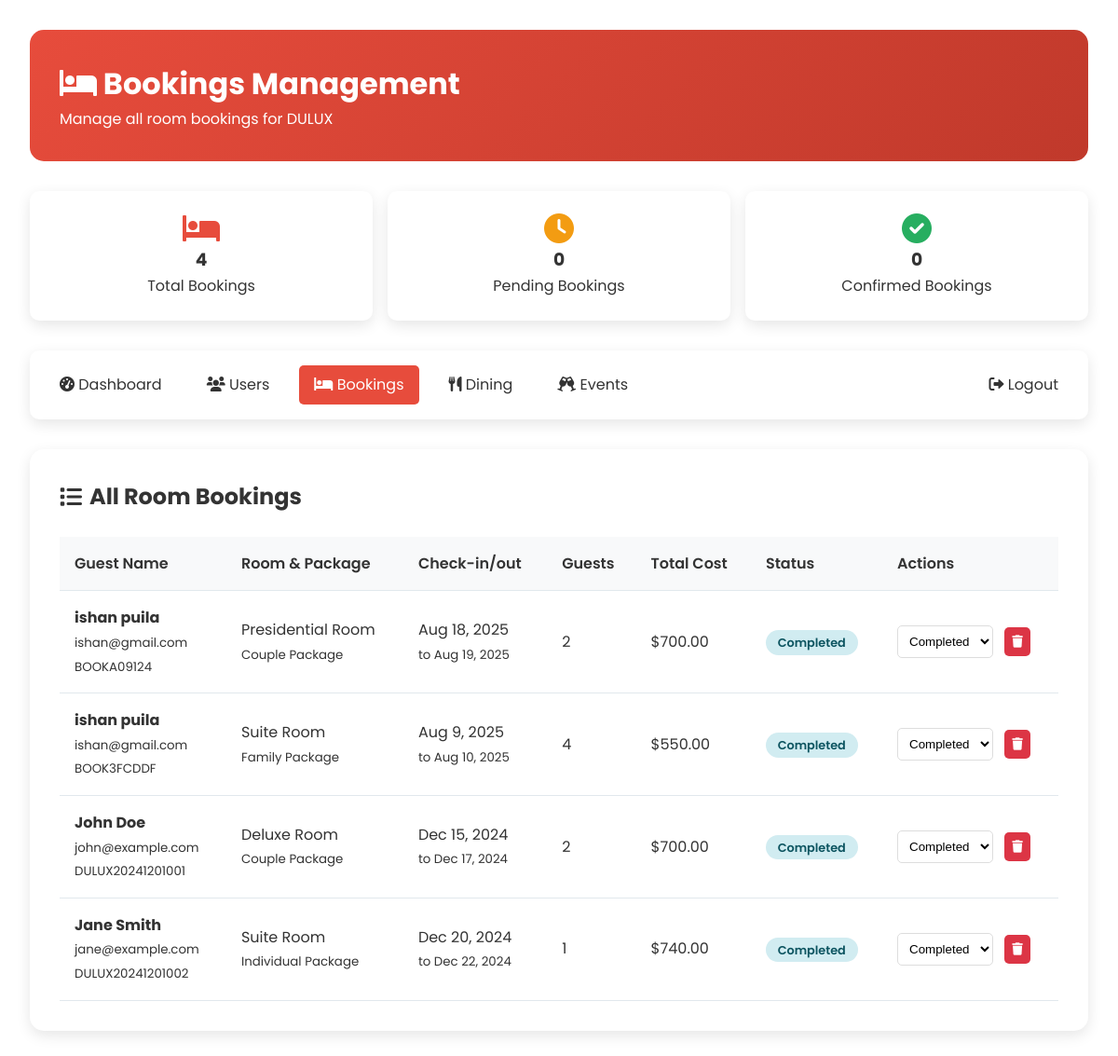
Screenshot of /admin/bookings.php (signed in) with the database file from the repository.
### tables this page shows
CREATE TABLE `room_bookings` (
  `id` int(11) NOT NULL,
  `user_id` int(11) DEFAULT NULL,
  `booking_reference` varchar(20) NOT NULL,
  `guest_name` varchar(100) NOT NULL,
  `email` varchar(100) NOT NULL,
  `phone` varchar(20) NOT NULL,
  `guests` int(11) NOT NULL,
  `check_in_date` date NOT NULL,
  `check_out_date` date NOT NULL,
  `room_type` enum('deluxe','suite','presidential') NOT NULL,
  `package_type` enum('individual','couple','family') NOT NULL,
  `amenities` text DEFAULT NULL,
  `special_requests` text DEFAULT NULL,
  `room_cost` decimal(10,2) NOT NULL,
  `package_cost` decimal(10,2) NOT NULL,
  `amenities_cost` decimal(10,2) DEFAULT 0.00,
  `total_cost` decimal(10,2) NOT NULL,
  `status` enum('pending','confirmed','cancelled','completed') DEFAULT 'pending',
  `created_at` timestamp NOT NULL DEFAULT current_timestamp(),
  `updated_at` timestamp NOT NULL DEFAULT current_timestamp() ON UPDATE current_timestamp()
);

### admin/bookings.php (the view, shortened to what this page needs)
<?php
$db = getDB();
$stmt = $db->query("SELECT * FROM room_bookings ORDER BY created_at DESC");
$bookings = $stmt->fetchAll();
$stmt = $db->query("SELECT COUNT(*) as total FROM room_bookings");
$total_bookings = $stmt->fetch()['total'];
$stmt = $db->query("SELECT COUNT(*) as total FROM room_bookings WHERE status = 'pending'");
$pending_bookings = $stmt->fetch()['total'];
$stmt = $db->query("SELECT COUNT(*) as total FROM room_bookings WHERE status = 'confirmed'");
$confirmed_bookings = $stmt->fetch()['total'];
?>
<!DOCTYPE html>
<html lang="en">
<head>
    <link rel="stylesheet" href="../css/style.css">
    <link rel="stylesheet" href="https://cdnjs.cloudflare.com/ajax/libs/font-awesome/6.0.0/css/all.min.css">
</head>
<body>
    <div class="admin-container">
        <div class="admin-header">
            <h1><i class="fas fa-bed"></i> Bookings Management</h1>
            <p>Manage all room bookings for DULUX</p>
        </div>
        <div class="stats-grid">
            <div class="stat-card">
                <i class="fas fa-bed" style="font-size: 2rem; color: #e74c3c;"></i>
                <h3><?php echo $total_bookings; ?></h3>
                <p>Total Bookings</p>
            </div>
            <div class="stat-card">
                <i class="fas fa-clock" style="font-size: 2rem; color: #f39c12;"></i>
                <h3><?php echo $pending_bookings; ?></h3>
                <p>Pending Bookings</p>
            </div>
            <div class="stat-card">
                <i class="fas fa-check-circle" style="font-size: 2rem; color: #27ae60;"></i>
                <h3><?php echo $confirmed_bookings; ?></h3>
                <p>Confirmed Bookings</p>
            </div>
        </div>
        <div class="admin-nav">
            <a href="dashboard.php"><i class="fas fa-tachometer-alt"></i> Dashboard</a>
            <a href="users.php"><i class="fas fa-users"></i> Users</a>
            <a href="bookings.php" class="active"><i class="fas fa-bed"></i> Bookings</a>
            <a href="dining.php"><i class="fas fa-utensils"></i> Dining</a>
            <a href="events.php"><i class="fas fa-glass-cheers"></i> Events</a>
            <a href="../logout.php" style="margin-left: auto;"><i class="fas fa-sign-out-alt"></i> Logout</a>
        </div>
        <div class="section">
            <h2><i class="fas fa-list"></i> All Room Bookings</h2>
            <table class="bookings-table">
                <thead>
                    <tr>
                        <th>Guest Name</th>
                        <th>Room & Package</th>
                        <th>Check-in/out</th>
                        <th>Guests</th>
                        <th>Total Cost</th>
                        <th>Status</th>
                        <th>Actions</th>
                    </tr>
                </thead>
                <tbody>
                    <?php foreach ($bookings as $booking): ?>
                        <tr>
                            <td>
                                <strong><?php echo htmlspecialchars($booking['guest_name']); ?></strong><br>
                                <small><?php echo htmlspecialchars($booking['email']); ?></small><br>
                                <small><?php echo htmlspecialchars($booking['booking_reference']); ?></small>
                            </td>
                            <td>
                                <?php echo ucfirst($booking['room_type']); ?> Room<br>
                                <small><?php echo ucfirst($booking['package_type']); ?> Package</small>
                            </td>
                            <td>
                                <?php echo date('M j, Y', strtotime($booking['check_in_date'])); ?><br>
                                <small>to <?php echo date('M j, Y', strtotime($booking['check_out_date'])); ?></small>
                            </td>
                            <td><?php echo $booking['guests']; ?></td>
                            <td>$<?php echo number_format($booking['total_cost'], 2); ?></td>
                            <td>
                                <span class="status-badge status-<?php echo $booking['status']; ?>">
                                    <?php echo ucfirst($booking['status']); ?>
                                </span>
                            </td>
                            <td>
                                <form method="POST" style="display: inline-block;">
                                    <select name="status" onchange="this.form.submit()">
                                        <option value="completed" <?php echo $booking['status'] == 'completed' ? 'selected' : ''; ?>>Completed</option>
                                    </select>
                                </form>
                                <form method="POST" style="display: inline-block;" onsubmit="return confirm('Are you sure you want to delete this booking?')">
                                    <button type="submit" name="delete_booking" class="delete-btn">
                                        <i class="fas fa-trash"></i>
                                    </button>
                                </form>
                            </td>
                        </tr>
                    <?php endforeach; ?>
                </tbody>
            </table>
        </div>
    </div>
</body>
</html>

### css/style.css (style rules this page uses)
* { margin: 0; padding: 0; box-sizing: border-box; }
body { font-family: 'Poppins', sans-serif; line-height: 1.6; color: #333; overflow-x: hidden; }

### admin/bookings.php (style rules this page uses)
.admin-container { max-width: 1400px; margin: 0 auto; padding: 2rem; }
.admin-header { background: linear-gradient(135deg, #e74c3c, #c0392b); color: white; padding: 2rem; border-radius: 15px; margin-bottom: 2rem; }
.stats-grid { display: grid; grid-template-columns: repeat(auto-fit, minmax(200px, 1fr)); gap: 1rem; margin-bottom: 2rem; }
.stat-card { background: white; padding: 1.5rem; border-radius: 10px; box-shadow: 0 5px 15px rgba(0, 0, 0, 0.1); text-align: center; transition: transform 0.3s ease; }
.admin-nav { background: white; padding: 1rem; border-radius: 10px; margin-bottom: 2rem; box-shadow: 0 5px 15px rgba(0, 0, 0, 0.1); display: flex; gap: 1rem; }
.admin-nav a { color: #333; text-decoration: none; padding: 0.5rem 1rem; border-radius: 5px; transition: all 0.3s ease; }
.admin-nav a:hover, .admin-nav a.active { background: #e74c3c; color: white; }
.section { background: white; padding: 2rem; border-radius: 15px; box-shadow: 0 5px 15px rgba(0, 0, 0, 0.1); }
.section h2 { color: #333; margin-bottom: 1.5rem; display: flex; align-items: center; gap: 0.5rem; }
.bookings-table { width: 100%; border-collapse: collapse; margin-top: 1rem; }
.bookings-table th, .bookings-table td { padding: 1rem; text-align: left; border-bottom: 1px solid #e1e8ed; }
.bookings-table th { background: #f8f9fa; font-weight: 600; }
.status-badge { padding: 0.3rem 0.8rem; border-radius: 15px; font-size: 0.8rem; font-weight: 600; }
.status-completed { background: #d1ecf1; color: #0c5460; }
select { padding: 0.5rem; border: 1px solid #ddd; border-radius: 5px; background: white; }
.delete-btn { background: #dc3545; color: white; border: none; padding: 0.5rem; border-radius: 5px; cursor: pointer; margin-left: 0.5rem; }

### rows the page displays
room_bookings: guest_name "ishan puila", email "ishan@gmail.com", booking_reference "BOOKA09124", room_type "Presidential", package_type "Couple", check_in_date "Aug 18, 2025", check_out_date "Aug 19, 2025", guests "2", total_cost "700.00", status "Completed"
room_bookings: guest_name "ishan puila", email "ishan@gmail.com", booking_reference "BOOK3FCDDF", room_type "Suite", package_type "Family", check_in_date "Aug 9, 2025", check_out_date "Aug 10, 2025", guests "4", total_cost "550.00", status "Completed"
room_bookings: guest_name "John Doe", email "john@example.com", booking_reference "DULUX20241201001", room_type "Deluxe", package_type "Couple", check_in_date "Dec 15, 2024", check_out_date "Dec 17, 2024", guests "2", total_cost "700.00", status "Completed"
room_bookings: guest_name "Jane Smith", email "jane@example.com", booking_reference "DULUX20241201002", room_type "Suite", package_type "Individual", check_in_date "Dec 20, 2024", check_out_date "Dec 22, 2024", guests "1", total_cost "740.00", status "Completed"

### other values shown
$total_bookings "4"
$pending_bookings "0"
$confirmed_bookings "0"
